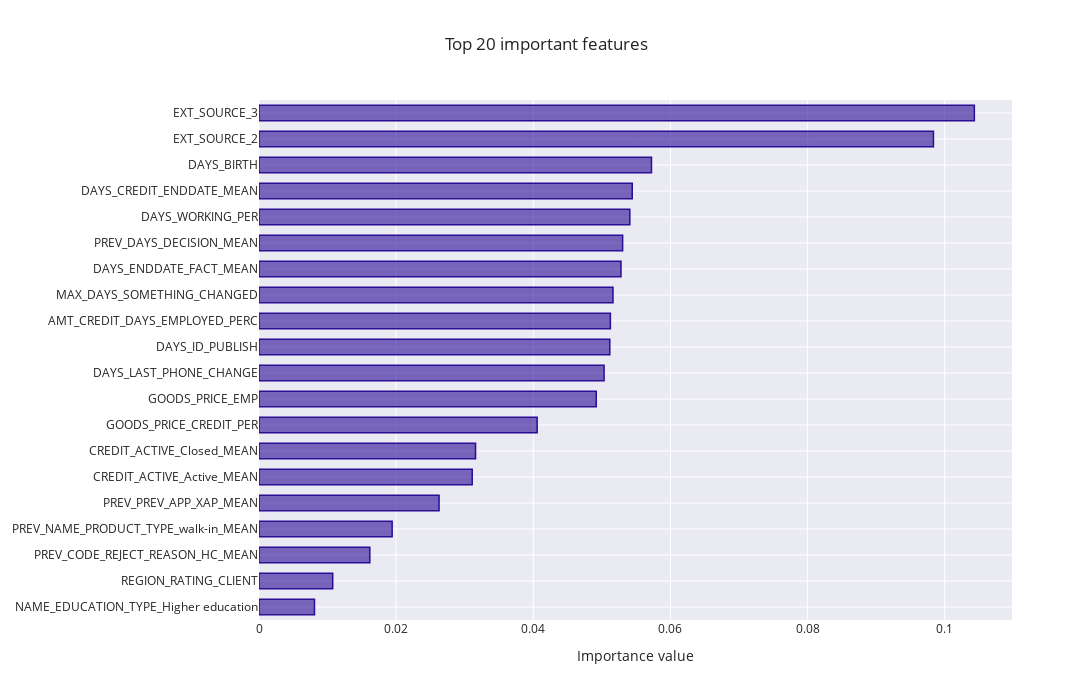

The code cell stored with this chart in its notebook:
### Code cell
feature_importance_plot(pipe_samplers[-1].feature_importances_,train,(LOG,run,'Modele/[Samplers & Weight]/'))

### Figure 1 — Plotly figure (JSON) as saved in the notebook; plotly's stock layout.template omitted (floating-point values rounded to 4 significant figures)
{"data": [{"marker": {"color": "rgba(43, 13, 150, 0.6)", "line": {"color": "rgba(43, 13, 150, 1.0)", "width": 1.5}}, "orientation": "h", "type": "bar", "x": [0.008093, 0.01075, 0.01616, 0.01942, 0.02626, 0.03109, 0.03158, 0.04056, 0.04918, 0.05032, 0.05116, 0.05124, 0.05162, 0.05279, 0.05303, 0.05407, 0.05443, 0.05723, 0.09835, 0.1043], "y": ["NAME_EDUCATION_TYPE_Higher education", "REGION_RATING_CLIENT", "PREV_CODE_REJECT_REASON_HC_MEAN", "PREV_NAME_PRODUCT_TYPE_walk-in_MEAN", "PREV_PREV_APP_XAP_MEAN", "CREDIT_ACTIVE_Active_MEAN", "CREDIT_ACTIVE_Closed_MEAN", "GOODS_PRICE_CREDIT_PER", "GOODS_PRICE_EMP", "DAYS_LAST_PHONE_CHANGE", "DAYS_ID_PUBLISH", "AMT_CREDIT_DAYS_EMPLOYED_PERC", "MAX_DAYS_SOMETHING_CHANGED", "DAYS_ENDDATE_FACT_MEAN", "PREV_DAYS_DECISION_MEAN", "DAYS_WORKING_PER", "DAYS_CREDIT_ENDDATE_MEAN", "DAYS_BIRTH", "EXT_SOURCE_2", "EXT_SOURCE_3"]}], "layout": {"autosize": false, "bargap": 0.4, "height": 700, "title": {"text": "Top 20 important features"}, "width": 1300, "xaxis": {"autorange": true, "range": [0, 0.1098], "title": {"text": "Importance value"}, "type": "linear"}, "yaxis": {"automargin": true, "autorange": true, "range": [-0.5, 19.5], "type": "category"}}}
